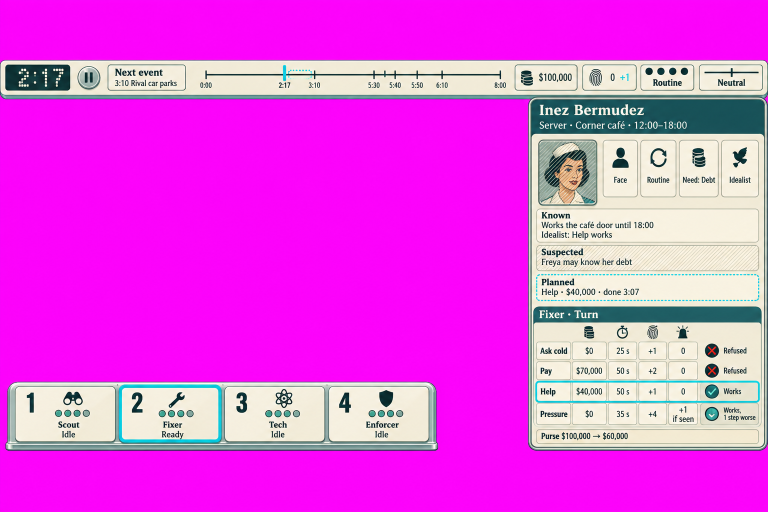
#> input picture briefs/011/ui/raw/round1-A.png, 1536 x 1024 px (shown at 1/2 size)
$ python mock.py ../../011/ui/raw/round1-A.png ../../011/ui/raw/round2-A.png
#> lines starting #> are read from the running program, lines starting #| are printed output that depends on the picture; after the words box and inside, x2 and y2 are one past the last pixel; in counts of white or black regions, pixels touching at a corner belong together
# Glint, brief 048: a MOCK of the third-person haze over Sky's build 0.2.65 screenshot (no render was possible: Latch owns the editor).
# Depth is estimated: the ground plane analytically (camera ~2.5 m up, 55 deg vertical fov, horizon y 385) and per-column bands for the
# standing masses. min(band, ground(y)) is the depth of each pixel. Fog is applied in linear light toward the haze colour, as URP does.
import sys, math
import numpy as np
from PIL import Image, ImageDraw, ImageFont

SRC = sys.argv[1]; OUT = sys.argv[2]
im = np.asarray(Image.open(SRC).convert('RGB')).astype(np.float32) / 255.0
H, W, _ = im.shape
YH, F, CAMH = 385.0, 697.0, 2.5
HAZE = np.array([0xf3, 0xe8, 0xd4], np.float32) / 255.0

def lin(c): return np.where(c <= 0.04045, c / 12.92, ((c + 0.055) / 1.055) ** 2.4)
def srgb(c): return np.where(c <= 0.0031308, c * 12.92, 1.055 * np.clip(c, 0, None) ** (1 / 2.4) - 0.055)

ys, xs = np.mgrid[0:H, 0:W].astype(np.float32)
ground = np.where(ys > YH + 1.5, CAMH * F / np.maximum(ys - YH, 1.5), 1e5)
band = np.full((H, W), 1e5, np.float32)
def box(x0, x1, y0, y1, d):
    band[int(y0):int(y1), int(x0):int(x1)] = d
box(0, 395, 0, 400, 55); box(0, 640, 400, H, 22)
box(395, 560, 0, 400, 130); box(560, 740, 0, 400, 150)
box(740, 1180, 0, 432, 45)
box(1180, 1340, 0, 430, 110); box(1180, 1262, 0, 285, 380)        # palms, the needle
box(1340, 1560, 0, 400, 240)
box(1560, W, 0, H, 17)
# soften the box edges (a mock, not a model): a horizontal blur of the band depth
k = 41; ker = np.ones(k, np.float32) / k
pad = np.pad(band, ((0, 0), (k // 2, k // 2)), mode='edge')
cs = np.cumsum(np.pad(pad, ((0, 0), (1, 0))), axis=1); band = ((cs[:, k:] - cs[:, :-k]) / k).astype(np.float32)
depth = np.minimum(band, ground)
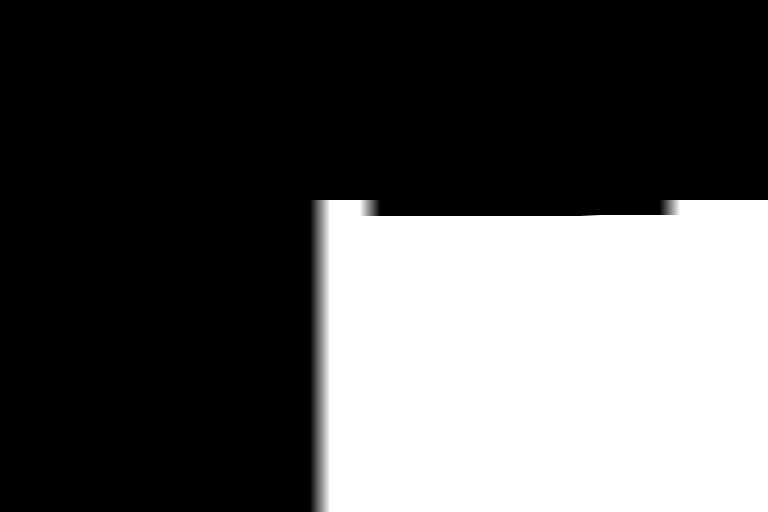
#> band: shape (1024, 1536) float32 (shown at 1/2 size); min 22, max 100000, mean 34396.2; drawn with min black and max white
# the road end: the far buildings stand on the ground, so ground limits them near their feet
sky = (im[..., 2] >= im[..., 0] - 0.005) & (im[..., 2] >= im[..., 1] - 0.005) & (im[..., 2] > 0.70) & (ys < YH)
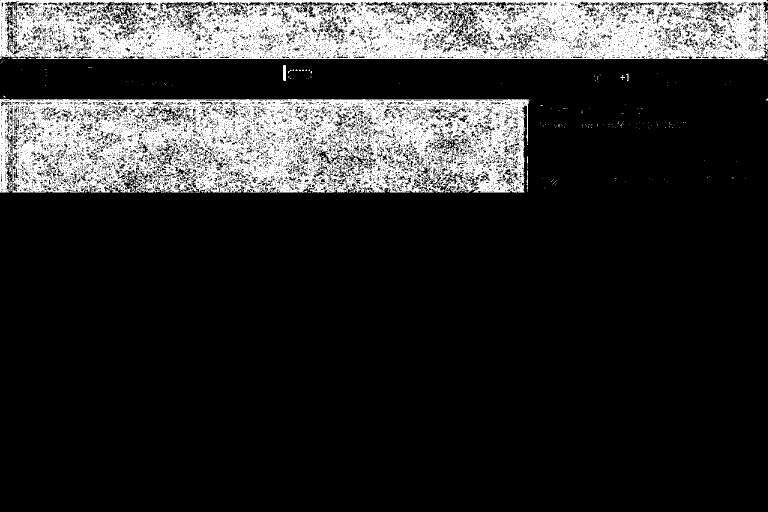
#> sky: shape (1024, 1536) bool (shown at 1/2 size); 18.7% white; 481 white regions (470 under 20 px), largest, box (x1, y1, x2, y2) and area: (0, 197, 1060, 385) 149831, (0, 0, 1536, 121) 142849, (566, 130, 572, 162) 188

def fog_factor(d, kind, p):
    if kind in ('exp2', 'exp2b', 'exp2c'): return 1 - np.exp(-(d * p) ** 2)
    if kind == 'lin': return np.clip((d - p[0]) / (p[1] - p[0]), 0, 1)

def render(kind, p):
#> called with kind = 'exp2', p = 0
    f = fog_factor(depth, kind, p)[..., None]
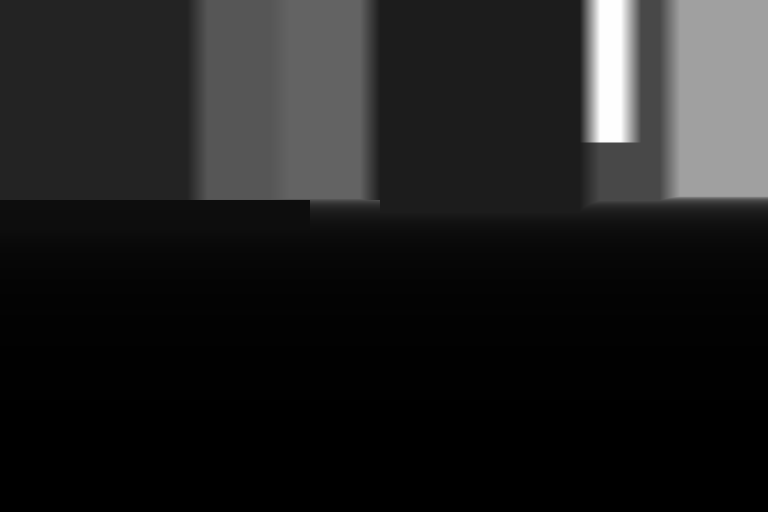
#> depth: shape (1024, 1536) float32 (shown at 1/2 size); min 2.73, max 380, mean 48.9; drawn with min black and max white
    f = np.where(sky[..., None], 0.0, f)
#> f: shape (1024, 1536, 1) float32; every value is 0
    out = srgb(lin(im) * (1 - f) + lin(HAZE) * f)
    # the sky already carries the haze at the horizon (SubornedSky: haze to mid over sin(elev) 0..0.16); rebuild it below 0.16
    e = np.sin(np.arctan(np.maximum(YH - ys, 0) / F))
    t = np.clip(e / 0.16, 0, 1); t = t * t * (3 - 2 * t)
    skyc = srgb(lin(HAZE) * (1 - t[..., None]) + lin(im) * t[..., None])
#> in srgb (call 2), `def srgb(c): return np.where(c <= 0.0031308, c * 12.92, 1.055 * np.cli..`:
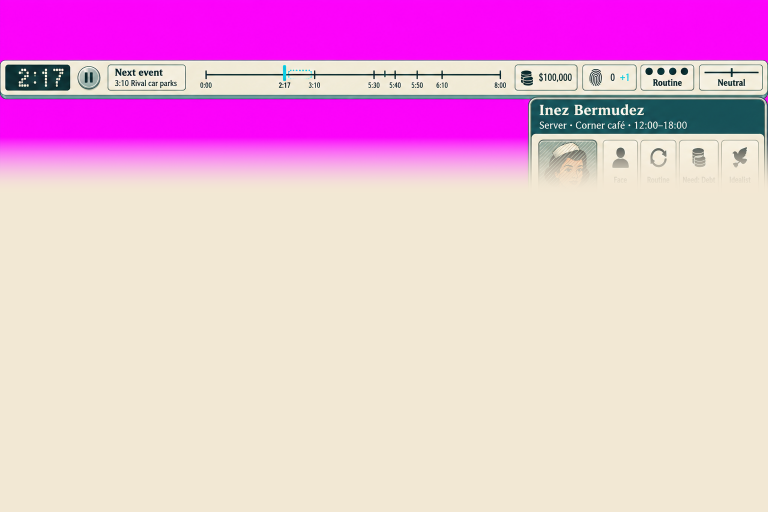
#> returned value: shape (1024, 1536, 3) float32 (shown at 1/2 size); mean of channels 0, 1, 2 0.934, 0.72, 0.845; drawn as R, G, B
    out = np.where(sky[..., None], skyc, out)
    return out, f[..., 0]

def label(a, text):
    img = Image.fromarray((np.clip(a, 0, 1) * 255).astype(np.uint8)); d = ImageDraw.Draw(img)
    try: ft = ImageFont.truetype('/System/Library/Fonts/Supplemental/Arial Bold.ttf', 26)
    except Exception: ft = ImageFont.load_default()
    d.rectangle([10, H - 46, 10 + 15 * len(text), H - 12], fill=(23, 48, 47)); d.text((18, H - 44), text, fill=(247, 244, 236), font=ft)
    return img

before, _ = render('exp2', 0.0)
# "before": the screenshot untouched (sky rebuilt identically is skipped)
before = im
# far clip 350 m (Aster, brief 048): density = sqrt(-ln(1 - reach)) / farClip, reach 0.97
D350 = math.sqrt(-math.log(1 - 0.97)) / 350
cands = {
  'exp2 0.0029 (far clip 600)': ('exp2', 0.0029),
  'exp2 0.00385 (far clip 450, reach 0.95)': ('exp2b', 0.00385),
  'exp2 %.5f (far clip 350, reach 0.97)' % D350: ('exp2c', D350),
  'linear 80 to 600': ('lin', (80, 600)),
}
Image.fromarray((before * 255).astype(np.uint8)).save(OUT + '/before.png')
for name, (k, p) in cands.items():
    a, f = render(k, p)
    label(a, name + '  MOCK').save(OUT + '/after-' + k + '.png')
    if k == 'exp2c': chosen = a; chosenf = f
    if k == 'exp2b': a450 = a
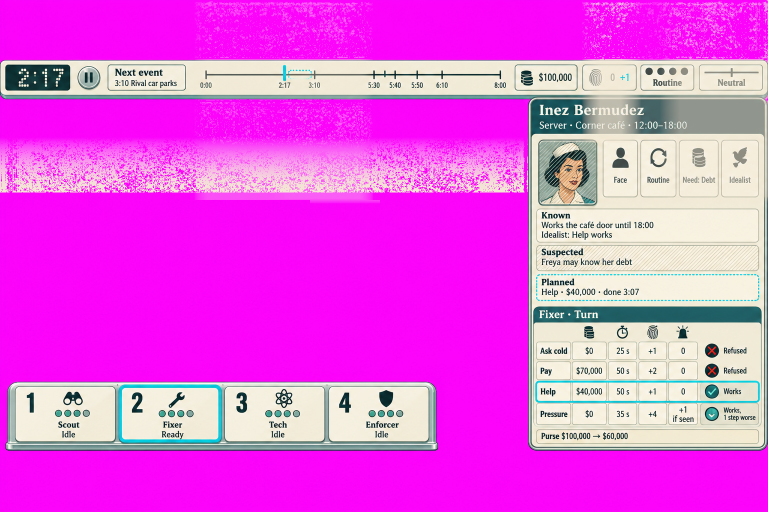
#> a: shape (1024, 1536, 3) float32 (shown at 1/2 size); mean R, G, B 0.917, 0.338, 0.899
# depth debug and fog map
Image.fromarray((np.clip(depth / 400, 0, 1) * 255).astype(np.uint8)).save(OUT + '/mock-depth.png')
# fog table
print('d   far450(0.00385)  far350(%.5f)' % D350)
for d in (40, 60, 80, 100, 120, 150, 200, 250, 300, 350, 450):
    print(d, round(float(fog_factor(np.float32(d), 'exp2b', 0.00385)), 3), round(float(fog_factor(np.float32(d), 'exp2c', D350)), 3))
# side-by-side
b = Image.fromarray((before * 255).astype(np.uint8)); a = label(chosen, 'AFTER (mock): haze, far clip 350 m, density %.5f' % D350);
#> further down, b is the input picture: PIL image 1536x1024 RGB; mean R, G, B 229.9, 75.1, 227.7
sheet = Image.new('RGB', (W, H * 2 + 8), (23, 48, 47)); sheet.paste(label(before, 'BEFORE: build 0.2.65 as played'), (0, 0)); sheet.paste(a, (0, H + 8))
#> after `sheet.paste(label(before, 'BEFORE: build 0.2.65 as played'), (0, 0))`:
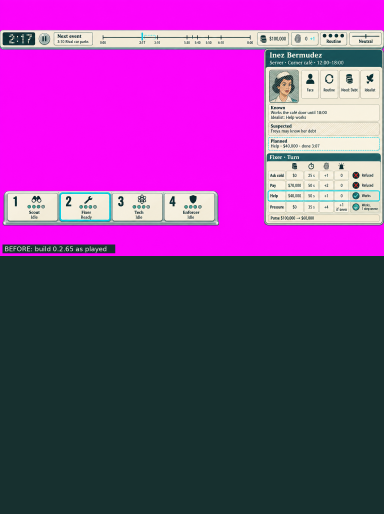
#> sheet: PIL image 1536x2056 RGB (shown at 1/4 size); mean R, G, B 125.1, 61.9, 136.1
#> after `sheet.paste(a, (0, H + 8))`:
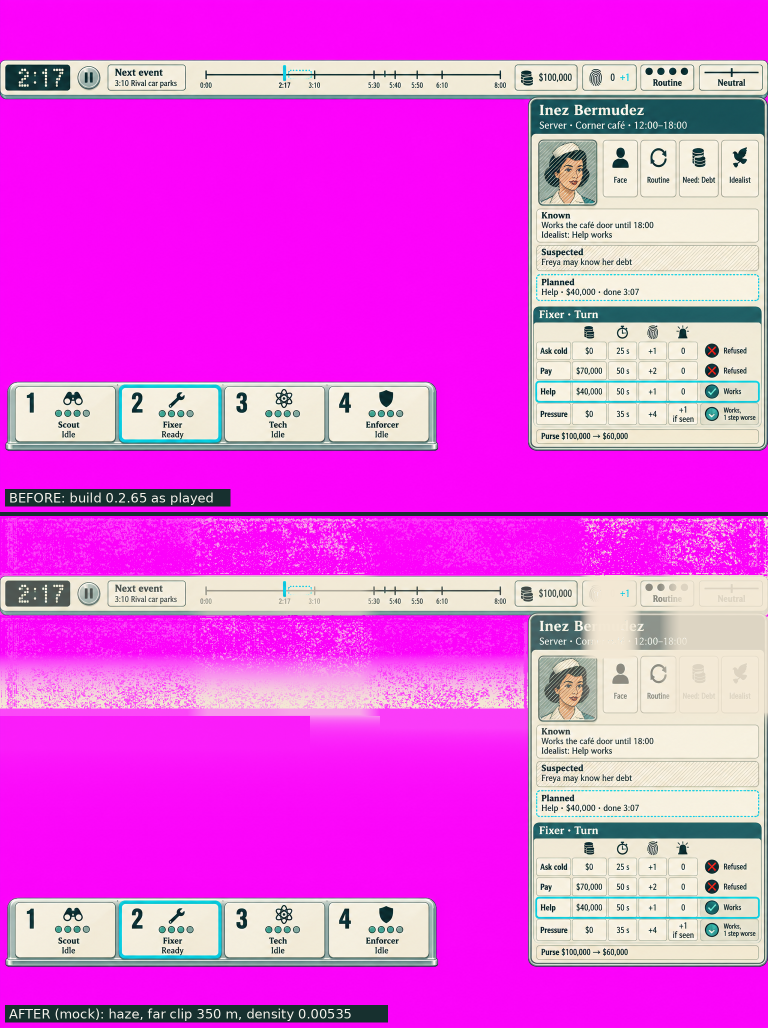
#> sheet: PIL image 1536x2056 RGB (shown at 1/2 size); mean R, G, B 228.4, 86.3, 224.7
sheet.save(OUT + '/before-after.png')

$ run again, on briefs/011/ui/raw/round1-B.png
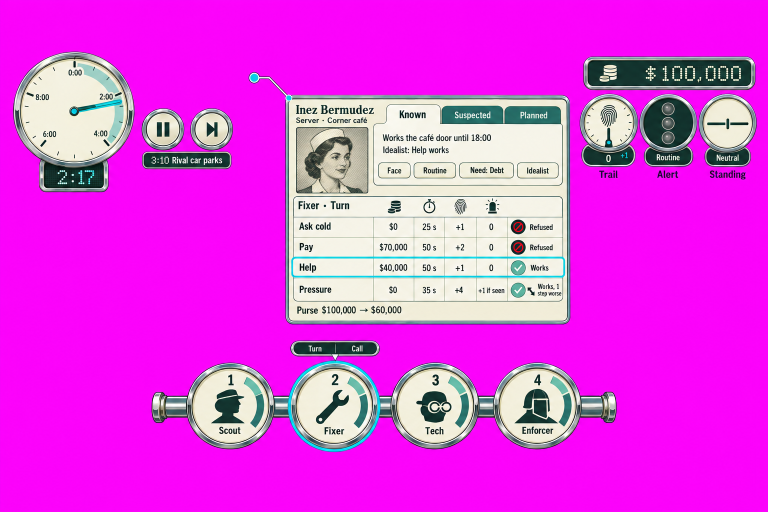
#> input picture briefs/011/ui/raw/round1-B.png, 1536 x 1024 px (shown at 1/2 size)
#> `sky = (im[..., 2] >= im[..., 0] - 0.005) & (im[..., 2] >= im[..., 1] -..`:
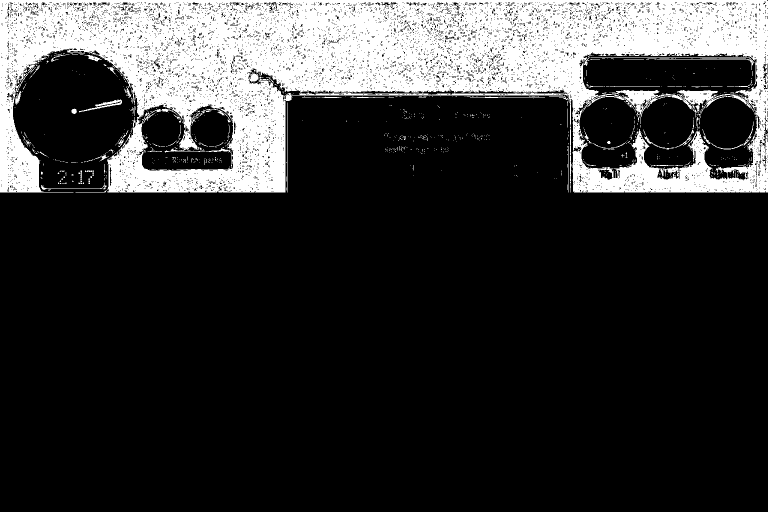
#> sky: shape (1024, 1536) bool (shown at 1/2 size); 20.3% white; 848 white regions (785 under 20 px), largest, box (x1, y1, x2, y2) and area: (0, 0, 1536, 385) 311411, (598, 186, 862, 190) 714, (158, 199, 244, 225) 482
#> f: shape (1024, 1536, 1) float32; every value is 0
#> b is the input picture: PIL image 1536x1024 RGB; mean R, G, B 227, 63, 226.5
#> `sheet.paste(a, (0, H + 8))`:
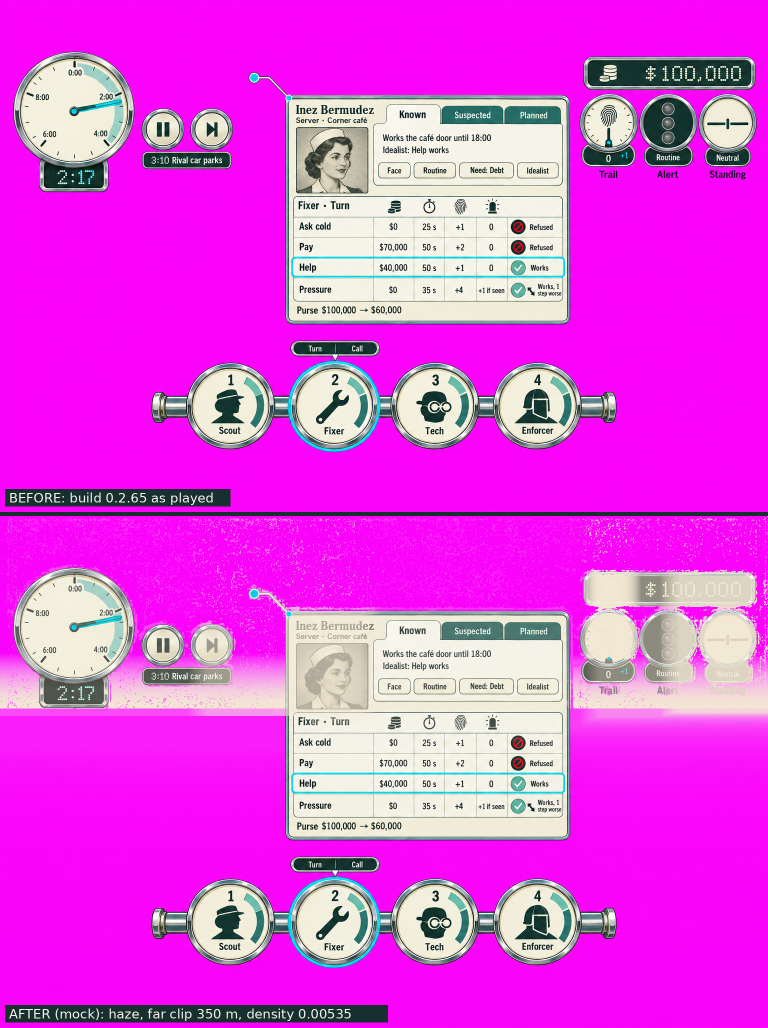
#> sheet: PIL image 1536x2056 RGB (shown at 1/2 size); mean R, G, B 226.2, 72.6, 224.6

$ run again, on briefs/011/ui/raw/round1-C.png
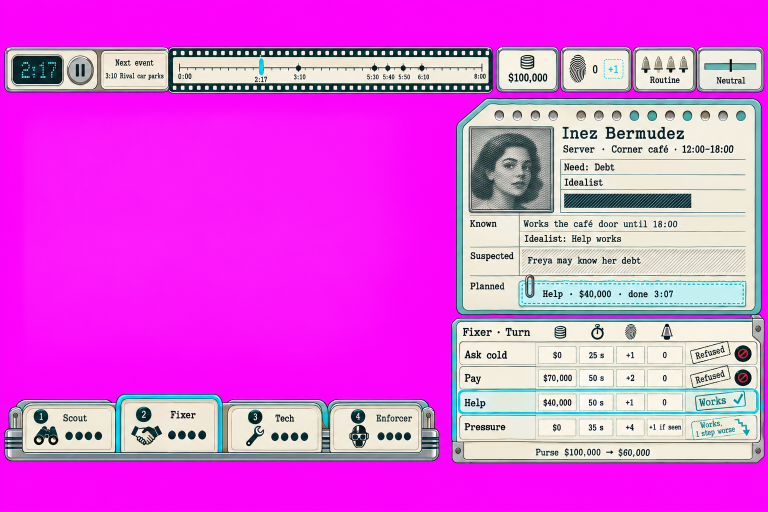
#> input picture briefs/011/ui/raw/round1-C.png, 1536 x 1024 px (shown at 1/2 size)
#> `sky = (im[..., 2] >= im[..., 0] - 0.005) & (im[..., 2] >= im[..., 1] -..`:
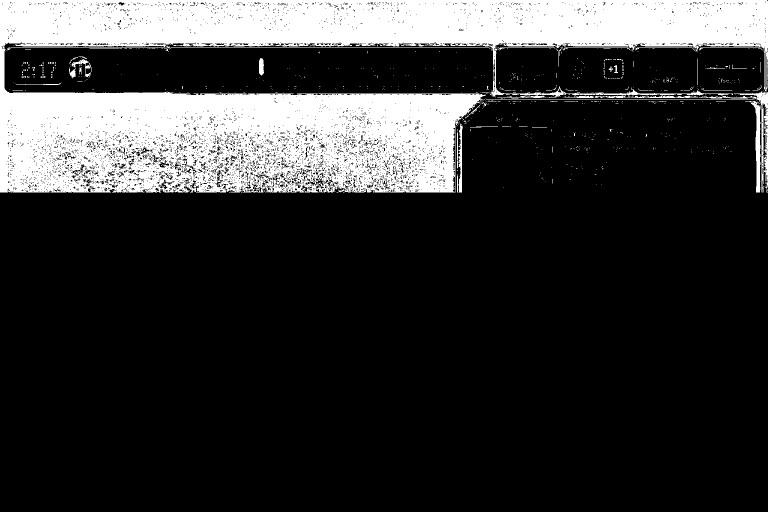
#> sky: shape (1024, 1536) bool (shown at 1/2 size); 20.2% white; 712 white regions (668 under 20 px), largest, box (x1, y1, x2, y2) and area: (0, 0, 1536, 385) 306025, (1397, 183, 1536, 385) 2240, (1490, 202, 1521, 385) 1504
#> f: shape (1024, 1536, 1) float32; every value is 0
#> b is the input picture: PIL image 1536x1024 RGB; mean R, G, B 221.7, 91, 222.4
#> `sheet.paste(a, (0, H + 8))`:
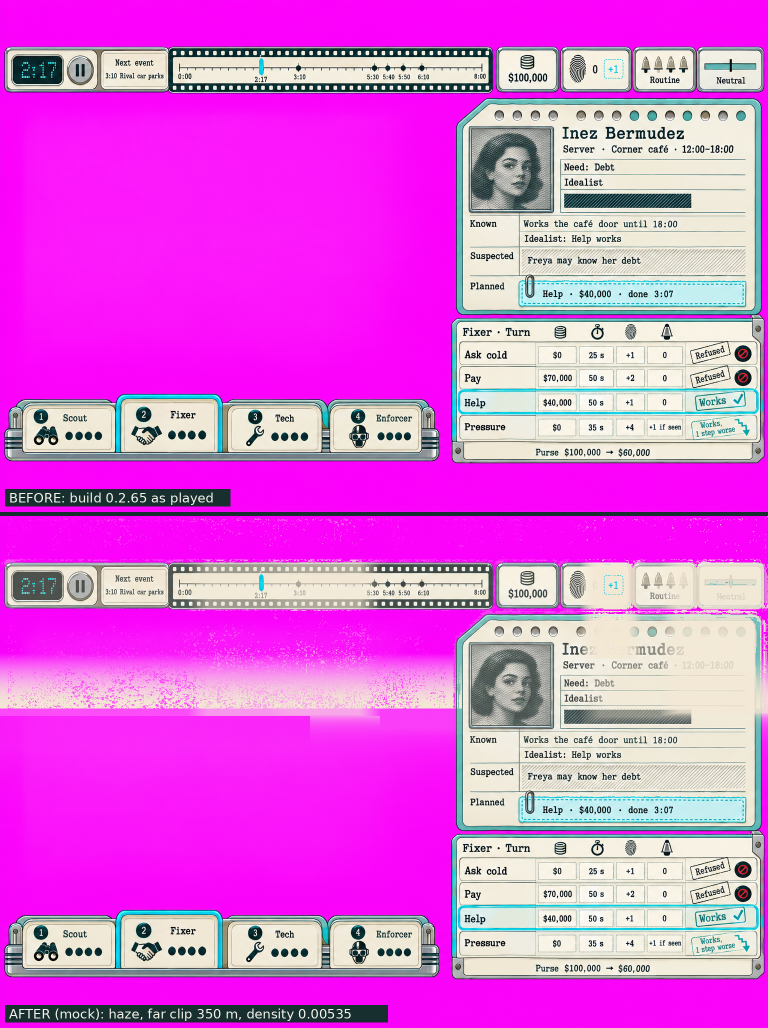
#> sheet: PIL image 1536x2056 RGB (shown at 1/2 size); mean R, G, B 220.2, 99.2, 219.4
